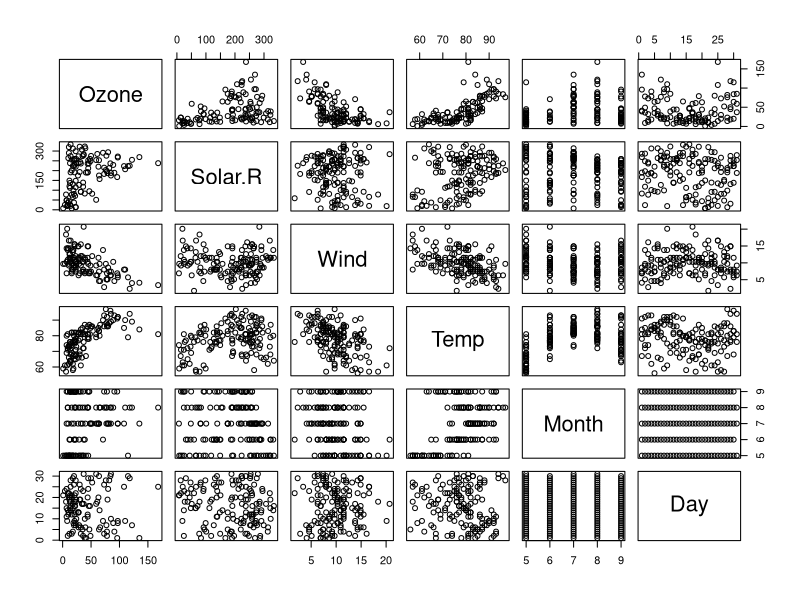
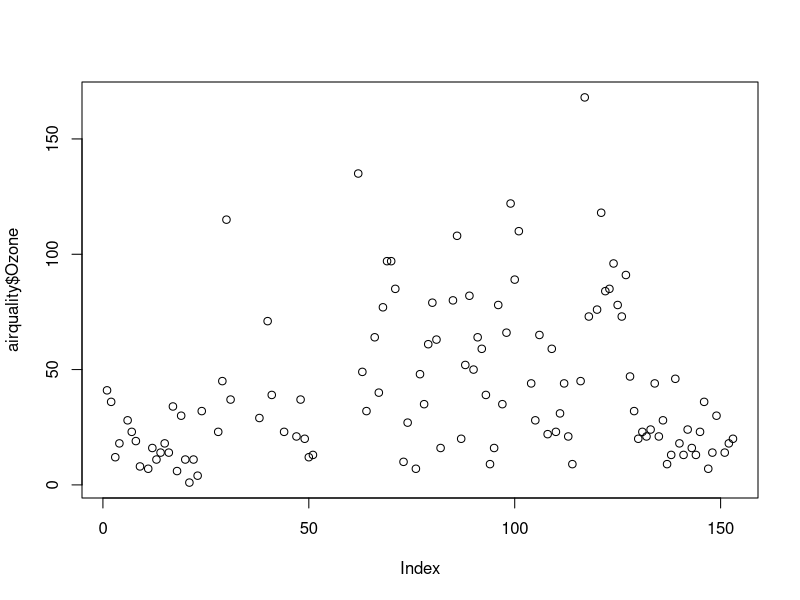
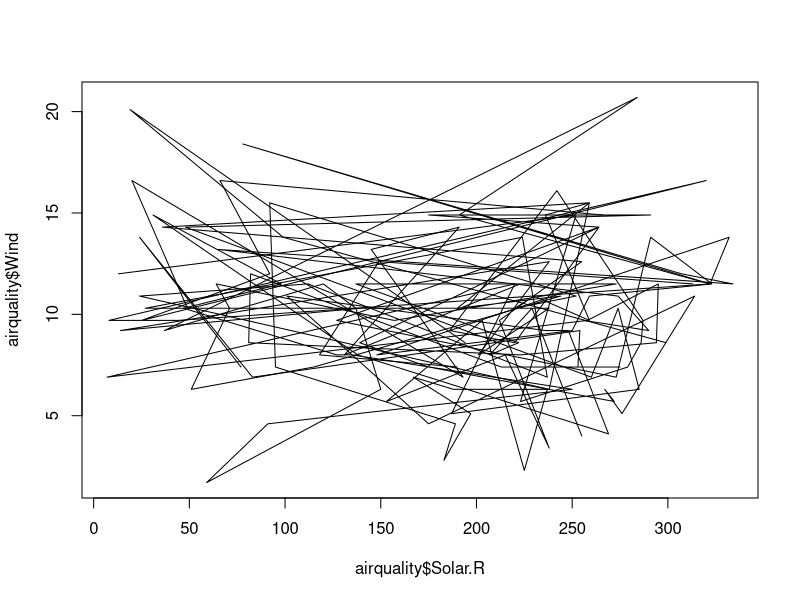
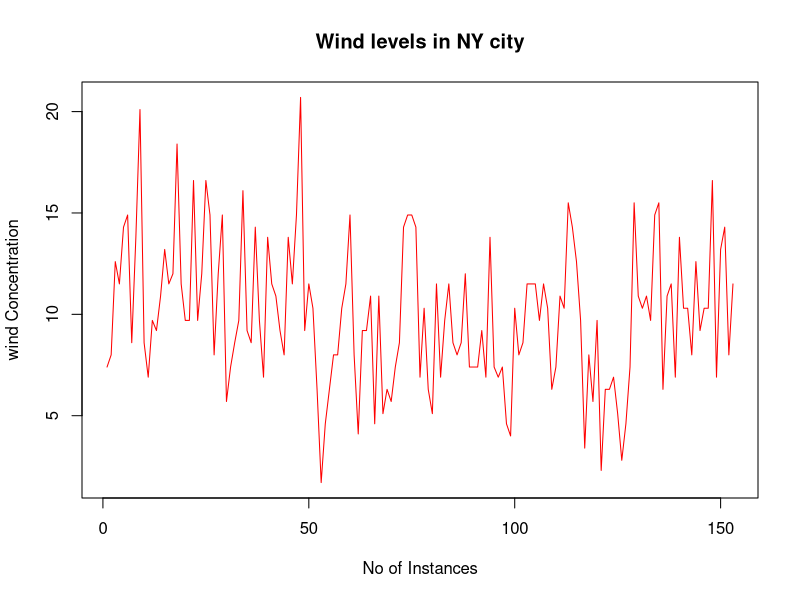
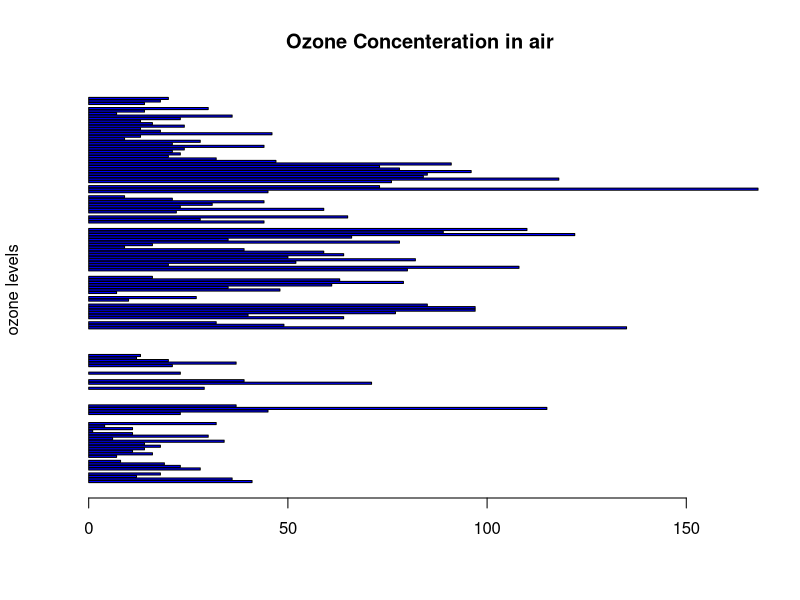
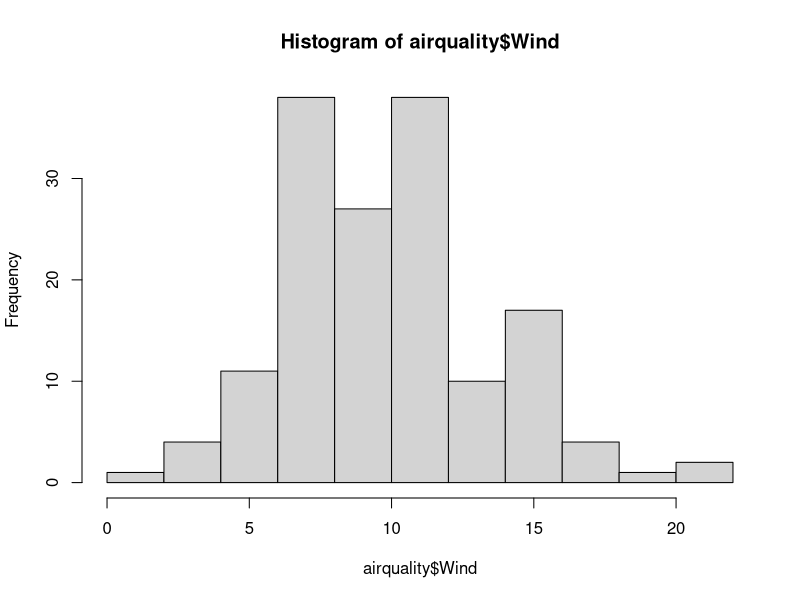
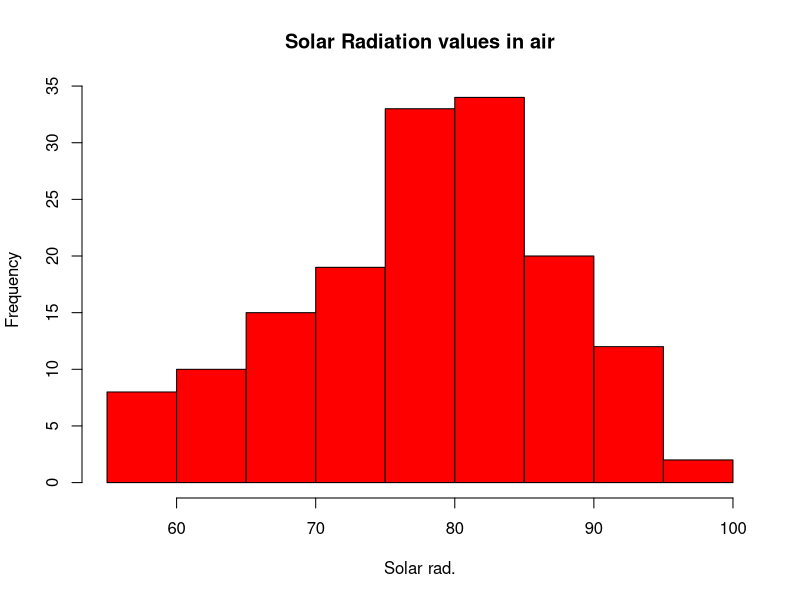
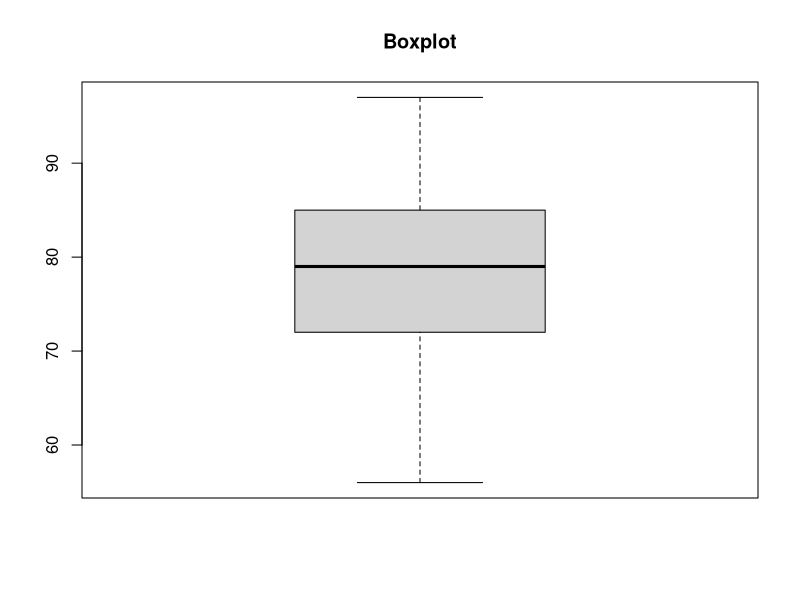

Write R code to recreate these figures, in order.
airquality <- datasets::airquality

#view head n tail 10 rows
head(airquality,10)
tail(airquality,10)

#slicing 
df = airquality[,c(1,2)]
df

#shows summary of dataframe or database
summary(df)
summary(airquality)

#show data fof perticular coulmn in db using $ sign
airquality$Solar.R

#plots in R
#p = points , l = lines , b = both 
plot(airquality)

plot(airquality$Ozone , type = 'p')

plot(airquality$Solar.R, airquality$Wind, type = 'l')

plot(airquality$Wind, xlab = 'No of Instances', 
     ylab = 'wind Concentration', main = 'Wind levels in NY city',
     col = 'red', type = 'l')

# Horizontal bar plot
barplot(airquality$Ozone, main = 'Ozone Concenteration in air',
        ylab = 'ozone levels', col= 'blue',horiz = T,axes=T)

#Histogram
hist(airquality$Wind)

hist(airquality$Temp, 
     main = 'Solar Radiation values in air',
     xlab = 'Solar rad.', col='red')

#Single box plot
boxplot(airquality$Temp,main="Boxplot")

# Multiple box plots
boxplot(airquality[,1:4],main='Multiple', col = 'yellow')

